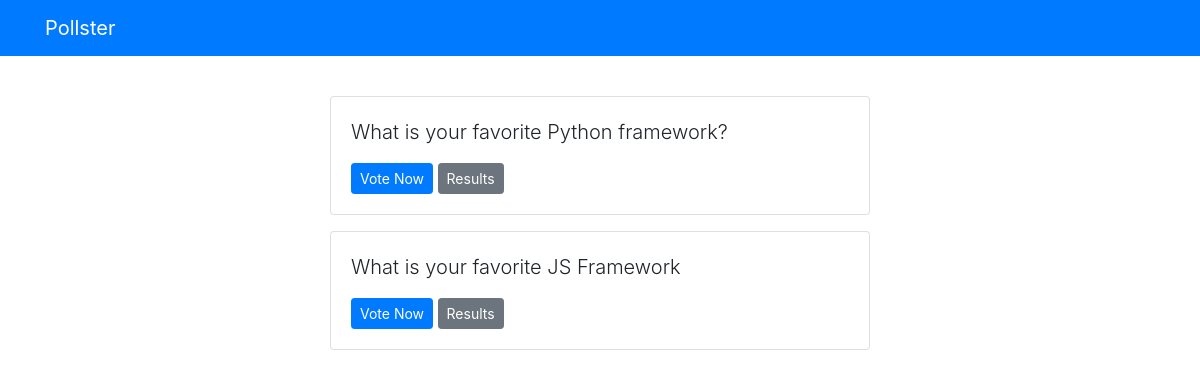
Screenshot of /polls/ with the database file from the repository.
### polls/models.py (models this page shows, shortened)
class Question(models.Model):
    question_text = models.CharField(max_length=200)
    pub_date = models.DateField('date published')

### polls/views.py (the view)
# urls.py: path('', views.index, name='index'),
def index(request):
    latest_question_list = Question.objects.order_by('-pub_date')[:5]
    context = {'latest_question_list': latest_question_list}
    return render(request, 'polls/index.html', context)

### templates/polls/index.html (shortened to what this page needs)
{% extends 'base.html' %}
{% block content %}
{% if latest_question_list %}
  {% for question in latest_question_list %}
    <div class="card mb-3">
        <div class="card-body">
            <p class="lead">{{ question.question_text }}</p>
            <a href="{% url 'polls:detail' question.id %}" class="btn btn-primary btn-sm">Vote Now</a>
            <a href="{% url 'polls:results' question.id %}" class="btn btn-secondary btn-sm">Results</a>
        </div>
    </div>
    {% endfor %}
    {% else %}
    <p>No polls available</p>
    {% endif %}
{% endblock %}

### rows the page displays
Question: question_text "What is your favorite Python framework?"
Question: question_text "What is your favorite JS Framework"
